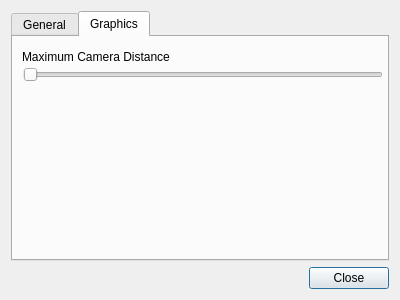
<ui version="4.0" >
 <class>PrefsForm</class>
 <widget class="QDialog" name="PrefsForm" >
  <property name="windowModality" >
   <enum>Qt::WindowModal</enum>
  </property>
  <property name="geometry" >
   <rect>
    <x>0</x>
    <y>0</y>
    <width>400</width>
    <height>300</height>
   </rect>
  </property>
  <property name="windowTitle" >
   <string>Dialog</string>
  </property>
  <property name="sizeGripEnabled" >
   <bool>false</bool>
  </property>
  <property name="modal" >
   <bool>true</bool>
  </property>
  <layout class="QVBoxLayout" name="verticalLayout" >
   <item>
    <widget class="QTabWidget" name="tabView" >
     <property name="currentIndex" >
      <number>1</number>
     </property>
     <widget class="QWidget" name="genericTab" >
      <attribute name="title" >
       <string>General</string>
      </attribute>
     </widget>
     <widget class="QWidget" name="graphicsTab" >
      <attribute name="title" >
       <string>Graphics</string>
      </attribute>
      <widget class="QSlider" name="horizontalSlider" >
       <property name="geometry" >
        <rect>
         <x>10</x>
         <y>30</y>
         <width>360</width>
         <height>16</height>
        </rect>
       </property>
       <property name="sizePolicy" >
        <sizepolicy vsizetype="Fixed" hsizetype="Expanding" >
         <horstretch>0</horstretch>
         <verstretch>0</verstretch>
        </sizepolicy>
       </property>
       <property name="minimum" >
        <number>20</number>
       </property>
       <property name="maximum" >
        <number>2000</number>
       </property>
       <property name="singleStep" >
        <number>10</number>
       </property>
       <property name="orientation" >
        <enum>Qt::Horizontal</enum>
       </property>
      </widget>
      <widget class="QLabel" name="label" >
       <property name="geometry" >
        <rect>
         <x>9</x>
         <y>9</y>
         <width>360</width>
         <height>21</height>
        </rect>
       </property>
       <property name="text" >
        <string>Maximum Camera Distance</string>
       </property>
      </widget>
     </widget>
    </widget>
   </item>
   <item>
    <widget class="QDialogButtonBox" name="buttonBox" >
     <property name="orientation" >
      <enum>Qt::Horizontal</enum>
     </property>
     <property name="standardButtons" >
      <set>QDialogButtonBox::Close</set>
     </property>
    </widget>
   </item>
  </layout>
 </widget>
 <resources/>
 <connections>
  <connection>
   <sender>buttonBox</sender>
   <signal>clicked(QAbstractButton*)</signal>
   <receiver>PrefsForm</receiver>
   <slot>close()</slot>
   <hints>
    <hint type="sourcelabel" >
     <x>199</x>
     <y>274</y>
    </hint>
    <hint type="destinationlabel" >
     <x>199</x>
     <y>149</y>
    </hint>
   </hints>
  </connection>
 </connections>
</ui>
